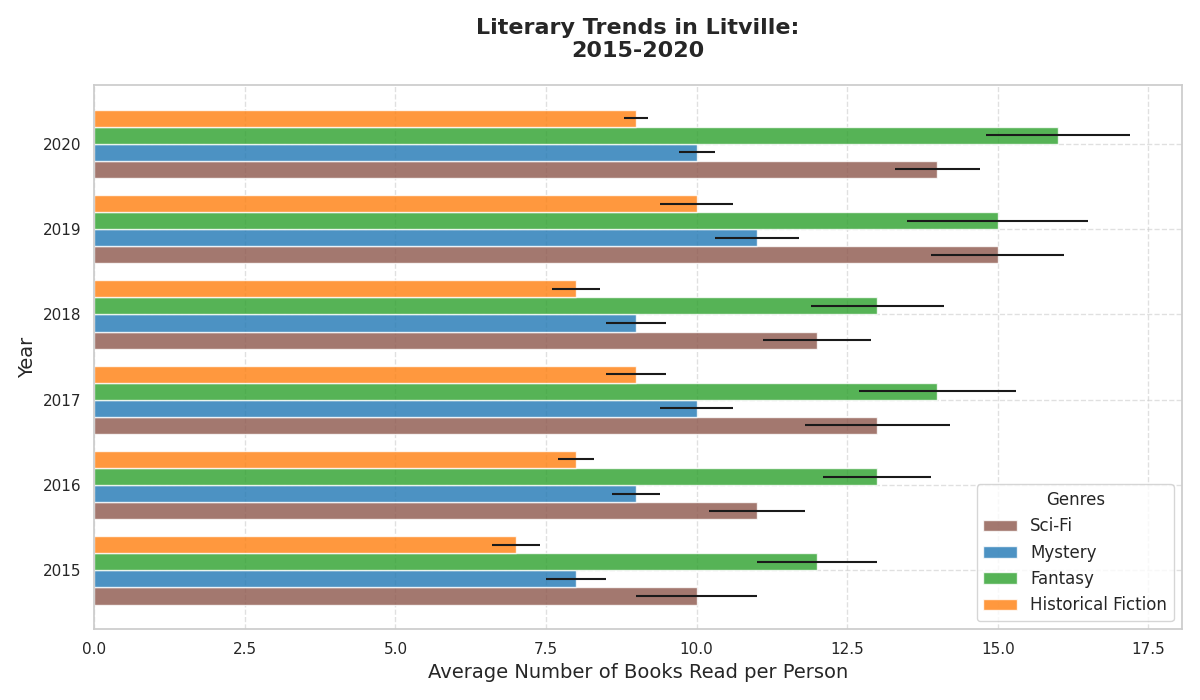

The script that drew this image:
import matplotlib.pyplot as plt
import numpy as np

# Years of the study
years = np.array([2015, 2016, 2017, 2018, 2019, 2020])

# Average number of books read per person for each genre
sci_fi = np.array([10, 11, 13, 12, 15, 14])
mystery = np.array([8, 9, 10, 9, 11, 10])
fantasy = np.array([12, 13, 14, 13, 15, 16])
historical_fiction = np.array([7, 8, 9, 8, 10, 9])

# Define standard deviations for error bars
errors = {
    "Sci-Fi": np.array([1, 0.8, 1.2, 0.9, 1.1, 0.7]),
    "Mystery": np.array([0.5, 0.4, 0.6, 0.5, 0.7, 0.3]),
    "Fantasy": np.array([1, 0.9, 1.3, 1.1, 1.5, 1.2]),
    "Historical Fiction": np.array([0.4, 0.3, 0.5, 0.4, 0.6, 0.2]),
}

# Colors for each genre
colors = ['#8c564b', '#1f77b4', '#2ca02c', '#ff7f0e']

# Create a horizontal bar chart with error bars
fig, ax = plt.subplots(figsize=(12, 7))

# Plot each genre's data with error bars
ax.barh(years - 0.3, sci_fi, xerr=errors["Sci-Fi"], label='Sci-Fi', color=colors[0], height=0.2, alpha=0.8)
ax.barh(years - 0.1, mystery, xerr=errors["Mystery"], label='Mystery', color=colors[1], height=0.2, alpha=0.8)
ax.barh(years + 0.1, fantasy, xerr=errors["Fantasy"], label='Fantasy', color=colors[2], height=0.2, alpha=0.8)
ax.barh(years + 0.3, historical_fiction, xerr=errors["Historical Fiction"], label='Historical Fiction', color=colors[3], height=0.2, alpha=0.8)

# Customize the plot
ax.set_title("Literary Trends in Litville:\n2015-2020", fontsize=16, fontweight='bold', pad=20)
ax.set_xlabel("Average Number of Books Read per Person", fontsize=14)
ax.set_ylabel("Year", fontsize=14)
ax.set_yticks(years)
ax.legend(title='Genres', fontsize=12, loc='lower right')

# Adding grid for better readability
ax.grid(True, linestyle='--', alpha=0.6)

# Adjust the layout to prevent overlap
plt.tight_layout()

# Display the plot
plt.show()
